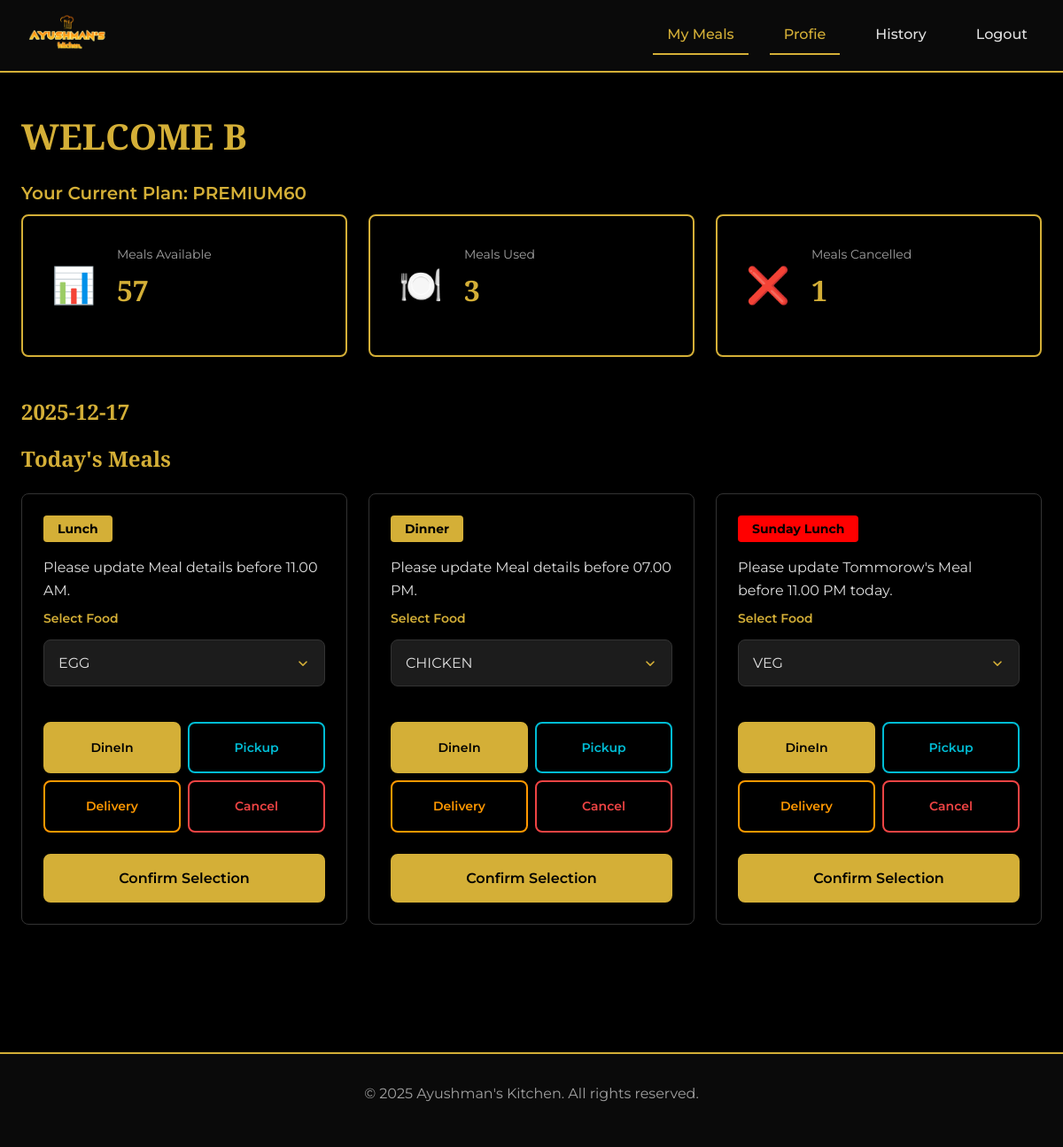
Before: / (signed in) with the older database file.
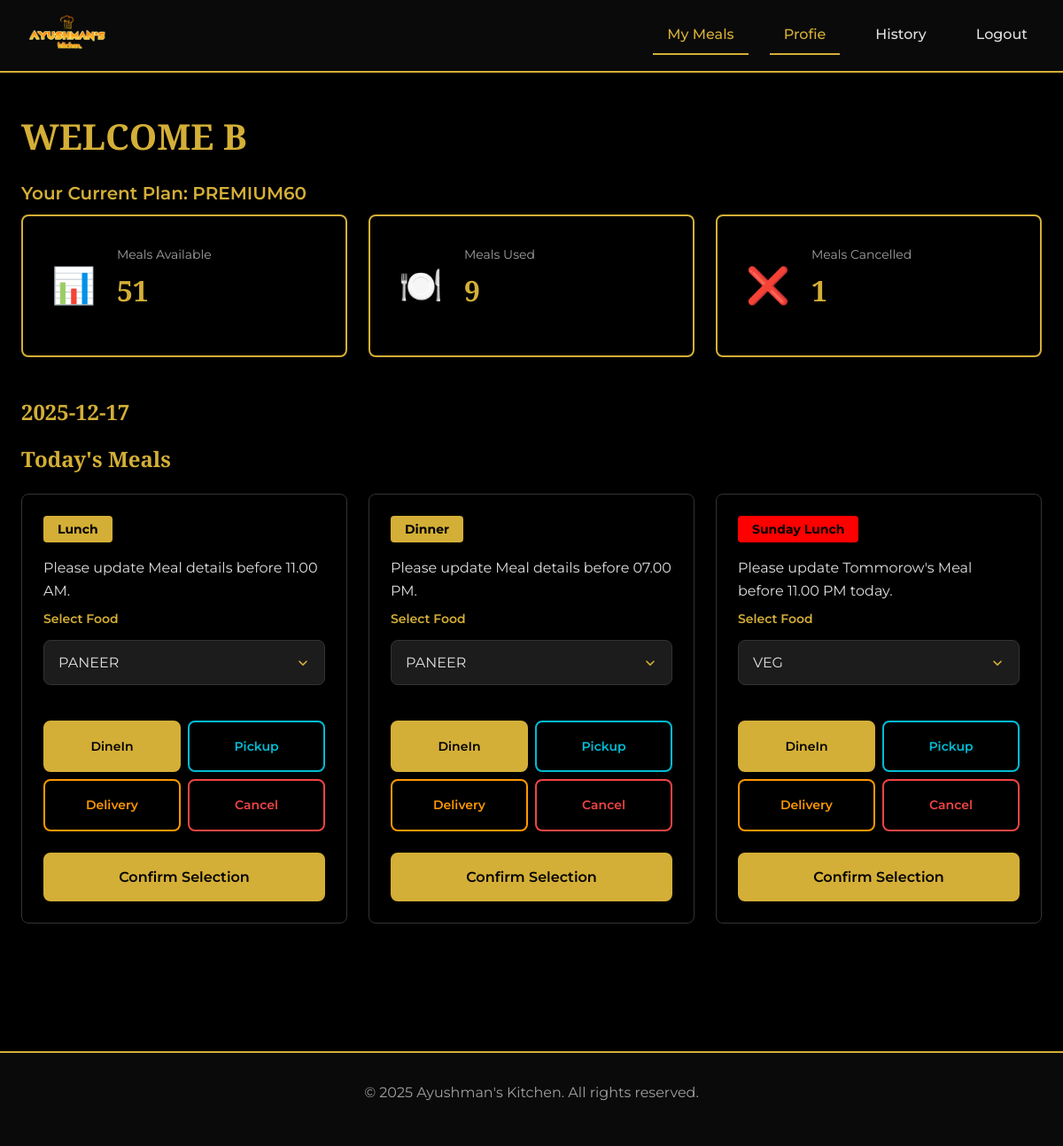
After: the same page with the newer database file.
### Customers/models.py (models this page shows, shortened)
class Customer(AbstractBaseUser, PermissionsMixin):
    email = models.EmailField(unique=True)
    name = models.CharField(max_length=150)
    phone = models.CharField(max_length=15, blank=True)
    address = models.CharField(max_length=200, blank=True)
    is_active = models.BooleanField(default=True)
    is_staff = models.BooleanField(default=False)
    date_joined = models.DateTimeField(default=timezone.now)
    profile_updated_at = models.DateTimeField(auto_now=True)
    subscription_phase=models.IntegerField(default=1)
    meal_balance = models.IntegerField(default=0)
    user_status_active = models.BooleanField(default=True)
    lunch_status_active = models.BooleanField(default=True)
    dinner_status_active = models.BooleanField(default=True)
    paused_subscription = models.BooleanField(default=False)
    subscription_choice = models.CharField(max_length=20, choices=SUBSCRIPTION_TYPE, default="NORMAL60")
    default_lunch_service_choice = models.CharField(max_length=20, choices=SERVICE_TYPE, default="DineIn")
    default_dinner_service_choice = models.CharField(max_length=20, choices=SERVICE_TYPE, default="DineIn")
    default_meal_choice = models.CharField(max_length=20, choices=MEAL_MENU, default="NONE")
    FLAGSHIP_MENU_LUNCH_default_choice = models.CharField(max_length=20, choices=FLAGSHIP_MENU_LUNCH, default="NONE")
    FLAGSHIP_MENU_DINNER_default_choice = models.CharField(max_length=20, choices=FLAGSHIP_MENU_DINNER, default="NONE")
    PREMIUM_MENU_LUNCH_default_choice = models.CharField(max_length=20, choices=PREMIUM_MENU_LUNCH, default="NONE")
    PREMIUM_MENU_DINNER_default_choice = models.CharField(max_length=20, choices=PREMIUM_MENU_DINNER, default="NONE")
    USERNAME_FIELD = "email"
    REQUIRED_FIELDS = ["name"]
    objects = CustomerManager()
    @property
    def total_meals(self):
        if self.subscription_choice in ["NORMAL30","FLAGSHIP30","PREMIUM30"]:
            return 30
        else :
            return 60

### Customers/views.py (the view)
# urls.py: path('', user_dashboard,name="user_dashboard"),
@login_required
def user_dashboard(request):
    user=request.user
    used_meals= user.total_meals - user.meal_balance
    cl_l=LunchRecord.objects.filter(service_choice="Cancel",customer=user).count()
    cl_d=DinnerRecord.objects.filter(service_choice="Cancel",customer=user).count()
    cancelled_meals=cl_l+cl_d
    lunch_record = LunchRecord.objects.filter(customer=user,for_date=today).first()
    dinner_record = DinnerRecord.objects.filter(customer=user,for_date=today).first()
    admin_notice=AdminNotice.objects.all()
    tsunday= today.isoweekday() == 3  # use present date for testing puropose sunday to satur 0-7
    slunch_record = LunchRecord.objects.filter(customer=user,for_date=today  + timedelta(days=1)).first()
    context={
        'user':user,
        'used_meals':used_meals,
        'cancelled_meals':cancelled_meals,
        'lunch_record':lunch_record,
        'dinner_record':dinner_record,
        'admin_notice':admin_notice,
        'tsunday':tsunday,
        'slunch_record':slunch_record,
        }
    return render(request, 'Customer/user-dashboard.html',context)

### templates/Customer/user-dashboard.html (shortened to what the changed rows need)
{% load static %}
<!DOCTYPE html>
<html lang="en">
<head>
    <link rel="stylesheet" href="{% static 'Customer/styles-user-dashboard.css' %}"/>
</head>
<body>
    <main class="user-page">
        <div class="user-container">
            <h1 class="page-title" id="userGreeting">WELCOME {{ request.user.name|upper }}</h1>
            <p class="user-plan-display" id="userPlanDisplay">Your Current Plan: {{request.user.subscription_choice}}</p>
            <section class="meal-counters" aria-label="Meal counters">
                <div class="counter-card">
                    <div class="counter-content">
                        <p class="counter-label">Meals Available</p>
                        <p class="counter-number" id="mealsAvailable">{{ request.user.meal_balance|default:"0" }}</p>
                    </div>
                </div>
                <div class="counter-card">
                    <div class="counter-content">
                        <p class="counter-label">Meals Used</p>
                        <p class="counter-number" id="mealsUsed">{{used_meals}}</p>
                    </div>
                </div>
                <div class="counter-card">
                </div>
            </section>
            <section class="today-meals">
                {% if request.user.user_status_active %}
                <h2 class="section-title"> {% now "Y-m-d" %} </h2>
                <h2 class="section-title">Today's Meals  </h2>
                {% else %}
                {% if request.user.paused_subscription   %}
                <p class="section-title">0 Meals Left! Subscribe to restart services</p>
                {% else %}
                <p class="section-title">Resume meals in profile to resume services</p>
                {% endif %}
                {% endif %}
                <div class="meals-grid">
                    {% if request.user.lunch_status_active %}
                        {% if lunch_record %}
                            <div class="meal-card locked-card">
                                <div class="meal-time">Lunch</div>
                                    {% if lunch_record.service_choice == "Cancel" %}
                                        <div class="meal-details">
                                            <p class="meal-course">Meal Cancelled</p>
                                        </div>
                                        <div class="meal-status-message cancelled">
                                            <p>Thank you for letting us know.</p>
                                        </div>
                                    {% else %}
                                        <div class="meal-details">
                                            <p class="meal-course">Meal Confirmed! *Thank You* </p>
                                        </div>
                                        <div class="meal-status-message">
                                            <p>Food Chosen: *{% firstof lunch_record.meal_choice lunch_record.FLAGSHIP_choice lunch_record.PREMIUM_choice %}*</p>
                                                <p>Service Chosen: *{{lunch_record.service_choice}}*</p>
                                        </div>
                                    {% endif %}
                                </div>
                            </div>
                        {% else %}
                            {% if request.user.user_status_active %}
                            <div class="meal-card" data-meal="lunch">
                                <form method="POST" action="{% url 'userlunch' %}">
                                    <div class="meal-details">
                                        <p class="meal-course">Select Food</p>
                                        {% if request.user.subscription_choice == "PREMIUM30" or request.user.subscription_choice == "PREMIUM60" %}
                                            <select id="lunchFoodType" class="food-type-dropdown" name="PREMIUM_choice">
                                                <option value="PANEER" {% if request.user.PREMIUM_MENU_LUNCH_default_choice == "PANEER" %}selected{% endif %}>PANEER</option>
                                                <option value="EGG" {% if request.user.PREMIUM_MENU_LUNCH_default_choice == "EGG" %}selected{% endif %}>EGG</option>
                                            </select>
                                        {% endif %}
                                    </div>
                                </form>
                            </div>
                            {% endif %}
                        {% endif %}
                    {% endif %}
                    {% if request.user.dinner_status_active %}
                        {% if dinner_record  %}
                            <div class="meal-card locked-card">
                                <div class="meal-time">Dinner</div>
                                    {% if dinner_record.service_choice == "Cancel" %}
                                        <div class="meal-details">
                                            <p class="meal-course">Meal Cancelled</p>
                                        </div>
                                        <div class="meal-status-message cancelled">
                                            <p>Thank you for letting us know.</p>
                                        </div>
                                    {% else %}
                                        <div class="meal-details">
                                            <p class="meal-course">Meal Confirmed! *Thank You* </p>
                                        </div>
                                        <div class="meal-status-message">
                                            <p>Food Chosen: *{% firstof dinner_record.meal_choice dinner_record.FLAGSHIP_choice dinner_record.PREMIUM_choice %}*</p>                                                                                 <p>Service Chosen: *{{dinner_record.service_choice}}*</p>
                                        </div>
                                    {% endif %}
                                </div>
                            </div>
                        {% else %}
                            {% if request.user.user_status_active %}
                            <div class="meal-card" data-meal="dinner">
                                <form method="POST" action="{% url 'userdinner' %}">
                                    <div class="meal-details">
                                        <p class="meal-course">Select Food</p>
                                        {% if request.user.subscription_choice == "PREMIUM30" or request.user.subscription_choice == "PREMIUM60" %}
                                            <select id="dinnerFoodType_premium" class="food-type-dropdown" name="PREMIUM_choice">
                                                <option value="PANEER" {% if request.user.PREMIUM_MENU_DINNER_default_choice == "PANEER" %}selected{% endif %}>PANEER</option>
                                                <option value="CHICKEN" {% if request.user.PREMIUM_MENU_DINNER_default_choice == "CHICKEN" %}selected{% endif %}>CHICKEN</option>
                                            </select>
                                        {% endif %}
                                    </div>
                                </form>
                            </div>
                            {% endif %}
                        {% endif %}
                    {% endif %}
                </div>
            </section>
        </div>
    </main>
</body>
</html>

Changed rows visible on the page:
changed Customer "PREMIUM60": user.meal_balance "57" → "51"; PREMIUM_choice "EGG" → (not shown); PREMIUM_choice "CHICKEN" → (not shown)
Other visible differences:
{{ used_meals }}: "3" → "9"
form field PREMIUM_choice: (not shown) → "PANEER"
